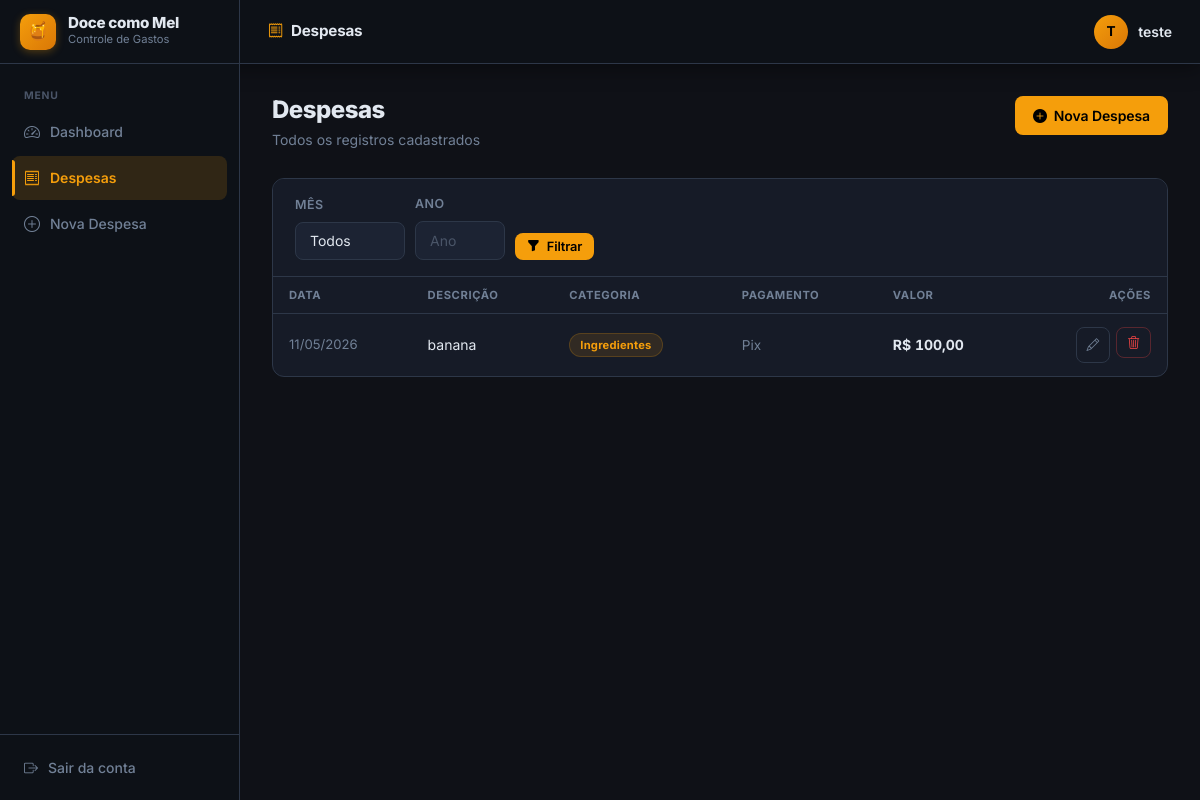
The app's page /gastos/ (signed in) with its own data.
### app/models/gasto.py (models this page shows, shortened)
class Gasto(db.Model):
    __tablename__ = 'gasto'
    id_gasto = db.Column(db.Integer, primary_key=True)
    valor = db.Column(db.Float, nullable=False)
    data_gasto = db.Column(db.Date, nullable=False, default=date.today)
    forma_pagamento = db.Column(db.String(50), nullable=False)
    descricao = db.Column(db.String(255), nullable=True)
    id_usuario = db.Column(db.Integer, db.ForeignKey('usuario.id_usuario'), nullable=False)
    id_categoria = db.Column(db.Integer, db.ForeignKey('categoria.id_categoria'), nullable=False)

### app/models/categoria.py (models this page shows, shortened)
class Categoria(db.Model):
    __tablename__ = 'categoria'
    id_categoria = db.Column(db.Integer, primary_key=True)
    nome_categoria = db.Column(db.String(100), nullable=False, unique=True)
    gastos = db.relationship('Gasto', backref='categoria', lazy=True)

### app/routes/gastos.py (the view)
@gastos_bp.route('/')
@login_required
def listar():
    mes = request.args.get('mes', type=int)
    ano = request.args.get('ano', type=int)
    id_usuario = session['id_usuario']
    if mes and ano:
        gastos = GastoService.filtrar_por_periodo(id_usuario, mes, ano)
    else:
        gastos = GastoService.listar_por_usuario(id_usuario)
        mes = None
        ano = None
    total = GastoService.calcular_total(gastos)
    return render_template('gastos/listar.html', gastos=gastos, mes=mes, ano=ano, total=total)

### app/services/gasto_service.py (called while the page is built)
    @staticmethod
    def listar_por_usuario(id_usuario: int) -> list[Gasto]:
        return (Gasto.query
                .filter_by(id_usuario=id_usuario)
                .order_by(Gasto.data_gasto.desc())
                .all())

    @staticmethod
    def calcular_total(gastos: list[Gasto]) -> float:
        return sum(g.valor for g in gastos)

### app/utils.py (called while the page is built)
def login_required(f):
    @wraps(f)
    def decorated(*args, **kwargs):
        if 'id_usuario' not in session:
            return redirect(url_for('auth.login'))
        return f(*args, **kwargs)
    return decorated

### app/templates/gastos/listar.html (shortened to what this page needs)
{% extends 'base.html' %}
{% block topbar_title %}<i class="bi bi-receipt" style="color:var(--amber);margin-right:8px;"></i>Despesas{% endblock %}
{% block content %}
<div class="page-header">
    <div>
        <h1 class="page-title">Despesas</h1>
        <p class="page-subtitle">
            {% if mes and ano %}
                Exibindo {{ gastos|length }} registro(s) em {{ "%02d"|format(mes) }}/{{ ano }}
            {% else %}
                Todos os registros cadastrados
            {% endif %}
        </p>
    </div>
    <a href="{{ url_for('gastos.novo') }}" class="btn btn-primary">
        <i class="bi bi-plus-circle-fill"></i> Nova Despesa
    </a>
</div>
<div class="card">
    <div class="filter-bar">
        <form method="GET" style="display:flex; align-items:flex-end; gap:10px; flex-wrap:wrap; flex:1;">
            <div class="form-group">
                <label class="form-label">Mês</label>
                <select name="mes" class="form-select" style="width:110px;">
                    <option value="">Todos</option>
                </select>
            </div>
            <div class="form-group">
                <label class="form-label">Ano</label>
                <input type="number" name="ano" class="form-control" style="width:90px;"
                       placeholder="Ano" value="{{ ano or '' }}" min="2020" max="2099">
            </div>
            <button type="submit" class="btn btn-primary btn-sm">
                <i class="bi bi-funnel-fill"></i> Filtrar
            </button>
        </form>
    </div>
    <table class="table">
        <thead>
            <tr>
                <th>Data</th>
                <th>Descrição</th>
                <th>Categoria</th>
                <th>Pagamento</th>
                <th>Valor</th>
                <th style="text-align:right;">Ações</th>
            </tr>
        </thead>
        <tbody>
            {% for gasto in gastos %}
            <tr>
                <td style="white-space:nowrap; color:var(--text-muted); font-size:0.82rem;">
                    {{ gasto.data_gasto.strftime('%d/%m/%Y') }}
                </td>
                <td>{{ gasto.descricao or '—' }}</td>
                <td><span class="badge badge-default">{{ gasto.categoria.nome_categoria }}</span></td>
                <td style="color:var(--text-muted); font-size:0.85rem;">{{ gasto.forma_pagamento }}</td>
                <td class="valor-negativo" style="white-space:nowrap;">
                    R$ {{ "%.2f"|format(gasto.valor)|replace(".",",") }}
                </td>
                <td>
                    <div style="display:flex; gap:6px; justify-content:flex-end;">
                        <a href="{{ url_for('gastos.editar', id=gasto.id_gasto) }}"
                           class="btn btn-ghost btn-sm btn-icon" title="Editar">
                            <i class="bi bi-pencil"></i>
                        </a>
                        <form method="POST" action="{{ url_for('gastos.excluir', id=gasto.id_gasto) }}"
                              onsubmit="return confirm('Deseja excluir esta despesa?')">
                            <button type="submit" class="btn btn-danger btn-sm btn-icon" title="Excluir">
                                <i class="bi bi-trash3"></i>
                            </button>
                        </form>
                    </div>
                </td>
            </tr>
            {% endfor %}
        </tbody>
    </table>
</div>
{% endblock %}

### app/static/css/style.css (style rules this page uses)
:root { --sidebar-bg: #0d1117; --sidebar-hover: #1c2333; --sidebar-active-bg: rgba(245,158,11,0.15); --sidebar-active-text: #f59e0b; --sidebar-width: 240px; --topbar-height: 64px; --bg: #0f1117; --surface: #161b27; --surface-2: #1c2333; --border: #2d3748; --text: #e2e8f0; --text-muted: #718096; --text-subtle: #4a5568; --amber: #f59e0b; --amber-dark: #d97706; --amber-glow: rgba(245,158,11,0.12); --indigo: #6366f1; --green: #10b981; --red: #ef4444; --shadow-sm: 0 1px 3px rgba(0,0,0,0.4); --shadow: 0 4px 20px rgba(0,0,0,0.4); --shadow-lg: 0 8px 40px rgba(0,0,0,0.5); --radius: 12px; --radius-sm: 8px; --transition: 0.2s ease; }
*, *::before, *::after { box-sizing: border-box; margin: 0; padding: 0; }
body { font-family: 'Inter', sans-serif; background: var(--bg); color: var(--text); display: flex; flex-direction: column; min-height: 100vh; font-size: 14px; line-height: 1.5; -webkit-font-smoothing: antialiased; }
.page-header { display: flex; align-items: flex-start; justify-content: space-between; margin-bottom: 28px; gap: 16px; flex-wrap: wrap; }
.page-title { font-size: 1.5rem; font-weight: 800; color: var(--text); letter-spacing: -0.5px; line-height: 1.2; }
.page-subtitle { font-size: 0.875rem; color: var(--text-muted); margin-top: 4px; }
.card { background: var(--surface); border-radius: var(--radius); border: 1px solid var(--border); margin-bottom: 24px; overflow: hidden; }
.table { width: 100%; border-collapse: collapse; font-size: 0.875rem; }
.table thead tr { border-bottom: 1px solid var(--border); }
.table th { padding: 10px 16px; font-size: 0.7rem; font-weight: 700; text-transform: uppercase; letter-spacing: 0.6px; color: var(--text-muted); text-align: left; white-space: nowrap; }
.table td { padding: 13px 16px; border-bottom: 1px solid rgba(45,55,72,0.5); color: var(--text); vertical-align: middle; }
.table tbody tr:last-child td { border-bottom: none; }
.table tbody tr { transition: background var(--transition); }
.btn { display: inline-flex; align-items: center; gap: 7px; padding: 9px 18px; border-radius: var(--radius-sm); font-size: 0.875rem; font-weight: 600; cursor: pointer; border: none; text-decoration: none; transition: all var(--transition); white-space: nowrap; font-family: 'Inter', sans-serif; letter-spacing: -0.1px; }
.btn-primary { background: var(--amber); color: #000; }
.btn-danger { background: transparent; color: var(--red); border: 1px solid rgba(239,68,68,0.3); }
.btn-ghost { background: transparent; border: 1px solid var(--border); color: var(--text-muted); }
.btn-sm { padding: 6px 12px; font-size: 0.8rem; }
.btn-icon { padding: 7px 10px; }
.form-group { margin-bottom: 18px; }
.form-label { display: block; font-size: 0.78rem; font-weight: 600; color: var(--text-muted); text-transform: uppercase; letter-spacing: 0.5px; margin-bottom: 7px; }
.form-control, .form-select { width: 100%; padding: 10px 14px; border: 1.5px solid var(--border); border-radius: var(--radius-sm); font-size: 0.875rem; font-family: 'Inter', sans-serif; color: var(--text); background: var(--surface-2); transition: border-color var(--transition), box-shadow var(--transition); outline: none; -webkit-appearance: none; }
.form-control::placeholder { color: var(--text-subtle); }
.form-select option { background: var(--surface-2); }
.filter-bar { display: flex; align-items: flex-end; gap: 12px; flex-wrap: wrap; padding: 16px 22px; border-bottom: 1px solid var(--border); background: var(--surface); }
.filter-bar .form-group { margin-bottom: 0; }
.filter-bar .form-label { color: var(--text-muted); }
.badge { display: inline-block; padding: 3px 10px; border-radius: 20px; font-size: 0.7rem; font-weight: 700; letter-spacing: 0.2px; white-space: nowrap; }
.badge-default { background: rgba(245,158,11,0.12); color: var(--amber); border: 1px solid rgba(245,158,11,0.2); }
.valor-negativo { color: #f87171; font-weight: 700; font-variant-numeric: tabular-nums; }

### records on screen
Gasto: data_gasto "11/05/2026", descricao "banana", categoria.nome_categoria "Ingredientes", forma_pagamento "Pix", valor "100,00"

### other values on screen
{{ session.get('nome_usuario', 'U')[0] }} "T"
{{ session.get('nome_usuario') }} "teste"
